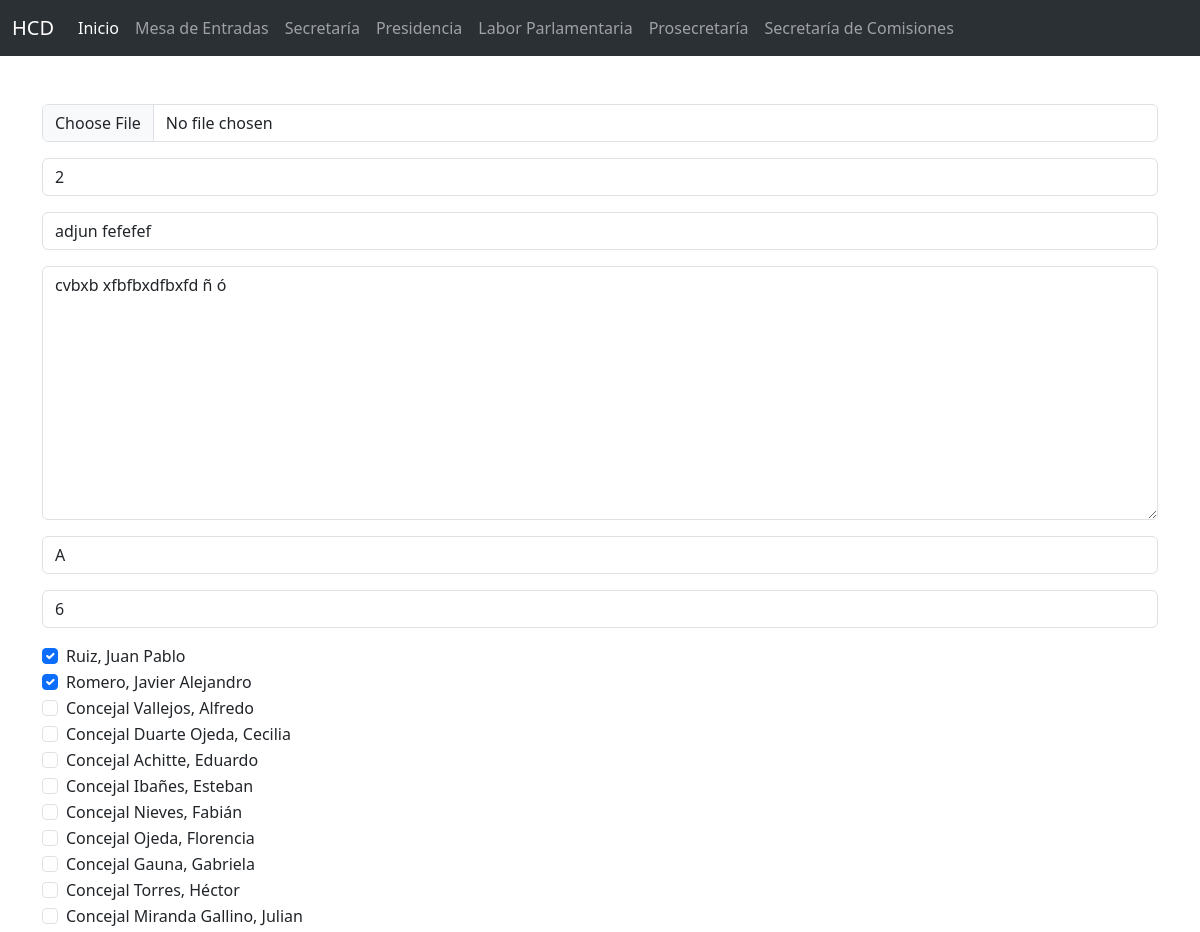
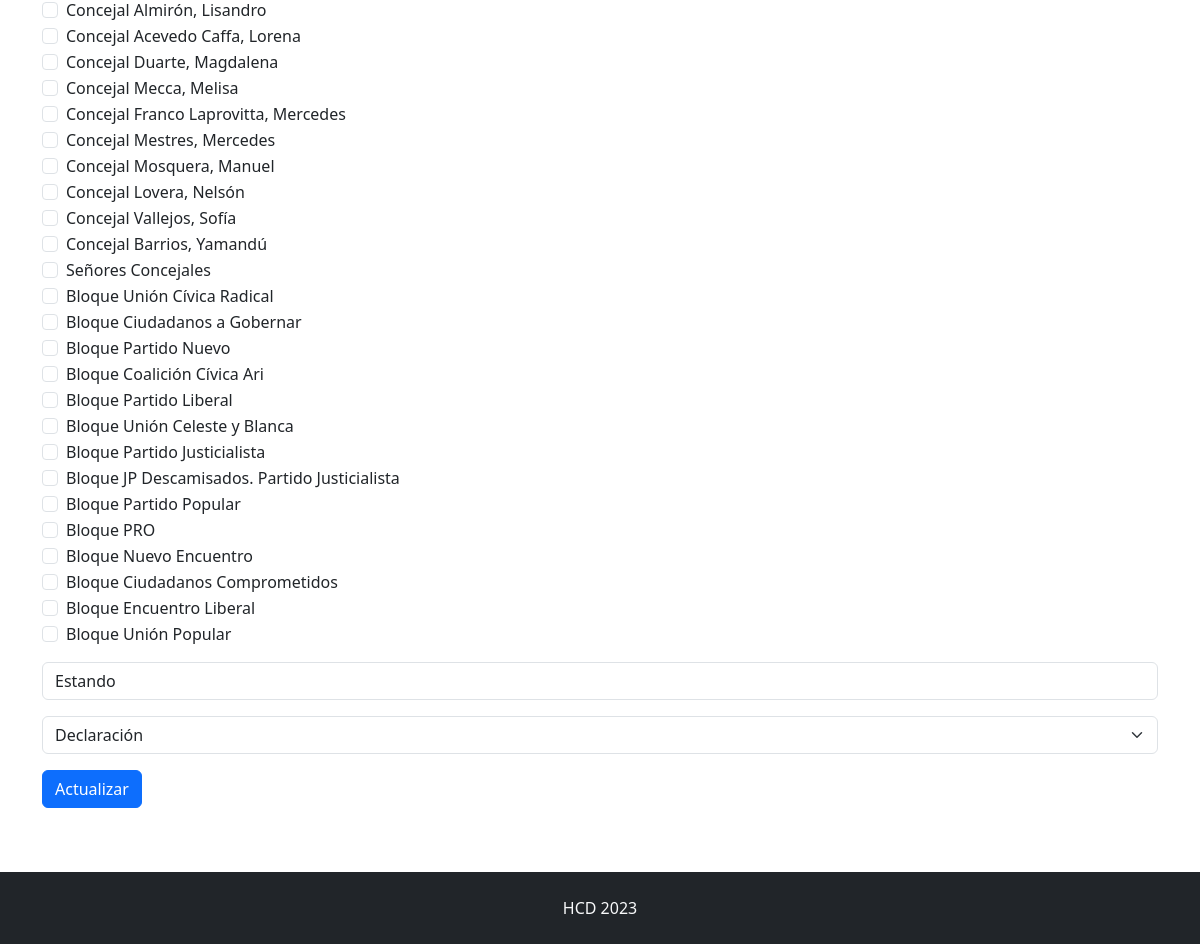
Screenshot of /mesa/editar?id=20 with the database file from the repository (2 pictures, top to bottom).
### tables this page shows
CREATE TABLE `mesa` (
  `id` int(133) NOT NULL,
  `archivo` varchar(255) DEFAULT NULL,
  `expte` varchar(255) DEFAULT NULL,
  `adjunto` varchar(255) DEFAULT NULL,
  `extracto` longtext DEFAULT NULL,
  `letra` varchar(255) DEFAULT NULL,
  `paginas` int(133) DEFAULT NULL,
  `autor` varchar(255) DEFAULT NULL,
  `estado` varchar(255) DEFAULT NULL,
  `tipo` varchar(255) DEFAULT NULL,
  `creado` date DEFAULT NULL,
  `editado` date DEFAULT NULL
);

CREATE TABLE `usuarios` (
  `id` int(133) NOT NULL,
  `correo` varchar(255) DEFAULT NULL,
  `clave` varchar(255) DEFAULT NULL,
  `nombre` varchar(255) DEFAULT NULL,
  `categoria` varchar(255) DEFAULT NULL,
  `creado` datetime DEFAULT NULL,
  `editado` datetime DEFAULT NULL
);

### mesa/editar.php (the view, shortened to what this page needs)
<?php include('../cabecera.php'); ?>
<?php include('../menu.php'); ?>
<?php
$id = $_GET['id'];
$consulta = mysqli_query($conexion, "SELECT * FROM mesa WHERE id = '$id'");
$campo = mysqli_fetch_assoc($consulta);
?>
    <main class="container my-5">
        <form method="post" action="actualizar" enctype="multipart/form-data">
            <div class="mb-3">
                <input type="file" name="archivo" class="form-control">
            </div>
            <div class="mb-3">
                <input type="text" name="expte" class="form-control" value="<?php echo $campo['expte']; ?>">
            </div>
            <div class="mb-3">
                <input type="text" name="adjunto" class="form-control" value="<?php echo $campo['adjunto']; ?>">
            </div>
            <div class="mb-3">
                <textarea name="extracto" class="form-control" cols="30" rows="10"><?php echo $campo['extracto']; ?></textarea>
            </div>
            <div class="mb-3">
                <input type="text" name="letra" class="form-control" value="<?php echo $campo['letra']; ?>">
            </div>
            <div class="mb-3">
                <input type="number" name="paginas" class="form-control" value="<?php echo $campo['paginas']; ?>">
            </div>
            <div class="mb-3">
                <?php
                $usuarios = mysqli_query($conexion, "SELECT * FROM usuarios");
                $seleccionados = explode(" - ", $campo['autor']);
                while ($fila = mysqli_fetch_assoc($usuarios)) {
                    if (in_array($fila['nombre'], $seleccionados)) {
                        echo '<div class="form-check"><input type="checkbox" name="autor[]" class="form-check-input" id="autor" value="'.$fila['nombre'].'" checked><label class="form-check-label" for="autor">'.$fila['nombre'].'</label></div>';
                    } else {
                        echo '<div class="form-check"><label class="form-check-label"><input type="checkbox" name="autor[]" class="form-check-input" id="autor" value="'.$fila['nombre'].'"><label class="form-check-label" for="autor">'.$fila['nombre'].'</label></div>';
                    }
                }
                ?>
            </div>
            <div class="mb-3">
                <input type="text" name="estado" class="form-control" value="<?php echo $campo['estado']; ?>">
            </div>
            <div class="mb-3">
                <select name="tipo" class="form-select">
                    <?php
                    $opciones = array("Comunicación", "Ordenanza", "Resolución", "Declaración");
                    $tipo = $campo['tipo'];
                    foreach ($opciones as $opcion) {
                        echo '<option value="' . $opcion . '"';
                        if ($opcion == $tipo) {
                            echo ' selected';
                        }
                        echo '>' . $opcion . '</option>';
                    }
                    ?>
                </select>
            </div>
            <div class="mb-3">
                <input type="submit" value="Actualizar" class="btn btn-primary">
            </div>
        </form>
    </main>
<?php include('../pie.php'); ?>

### css/estilo.css (style rules this page uses)
html { height: 100%; }
body { display: flex; flex-direction: column; min-height: 100%; }

### rows the page displays
mesa: expte "2", adjunto "adjun fefefef", extracto "cvbxb xfbfbxdfbxfd ñ ó", letra "A", paginas "6", estado "Estando", tipo "Declaración"
usuarios: nombre "Ruiz, Juan Pablo"
usuarios: nombre "Romero, Javier Alejandro"
usuarios: nombre "Concejal Vallejos, Alfredo"
usuarios: nombre "Concejal Duarte Ojeda, Cecilia"
usuarios: nombre "Concejal Achitte, Eduardo"
usuarios: nombre "Concejal Ibañes, Esteban"
usuarios: nombre "Concejal Nieves, Fabián"
usuarios: nombre "Concejal Ojeda, Florencia"
usuarios: nombre "Concejal Gauna, Gabriela"
usuarios: nombre "Concejal Torres, Héctor"
usuarios: nombre "Concejal Miranda Gallino, Julian"
usuarios: nombre "Concejal Almirón, Lisandro"
usuarios: nombre "Concejal Acevedo Caffa, Lorena"
usuarios: nombre "Concejal Duarte, Magdalena"
usuarios: nombre "Concejal Mecca, Melisa"
usuarios: nombre "Concejal Franco Laprovitta, Mercedes"
usuarios: nombre "Concejal Mestres, Mercedes"
usuarios: nombre "Concejal Mosquera, Manuel"
usuarios: nombre "Concejal Lovera, Nelsón"
usuarios: nombre "Concejal Vallejos, Sofía"
usuarios: nombre "Concejal Barrios, Yamandú"
usuarios: nombre "Señores Concejales"
usuarios: nombre "Bloque Unión Cívica Radical"
usuarios: nombre "Bloque Ciudadanos a Gobernar"
usuarios: nombre "Bloque Partido Nuevo"
usuarios: nombre "Bloque Coalición Cívica Ari"
usuarios: nombre "Bloque Partido Liberal"
usuarios: nombre "Bloque Unión Celeste y Blanca"
usuarios: nombre "Bloque Partido Justicialista"
usuarios: nombre "Bloque JP Descamisados. Partido Justicialista"
usuarios: nombre "Bloque Partido Popular"
usuarios: nombre "Bloque PRO"
usuarios: nombre "Bloque Nuevo Encuentro"
usuarios: nombre "Bloque Ciudadanos Comprometidos"
usuarios: nombre "Bloque Encuentro Liberal"
usuarios: nombre "Bloque Unión Popular"
